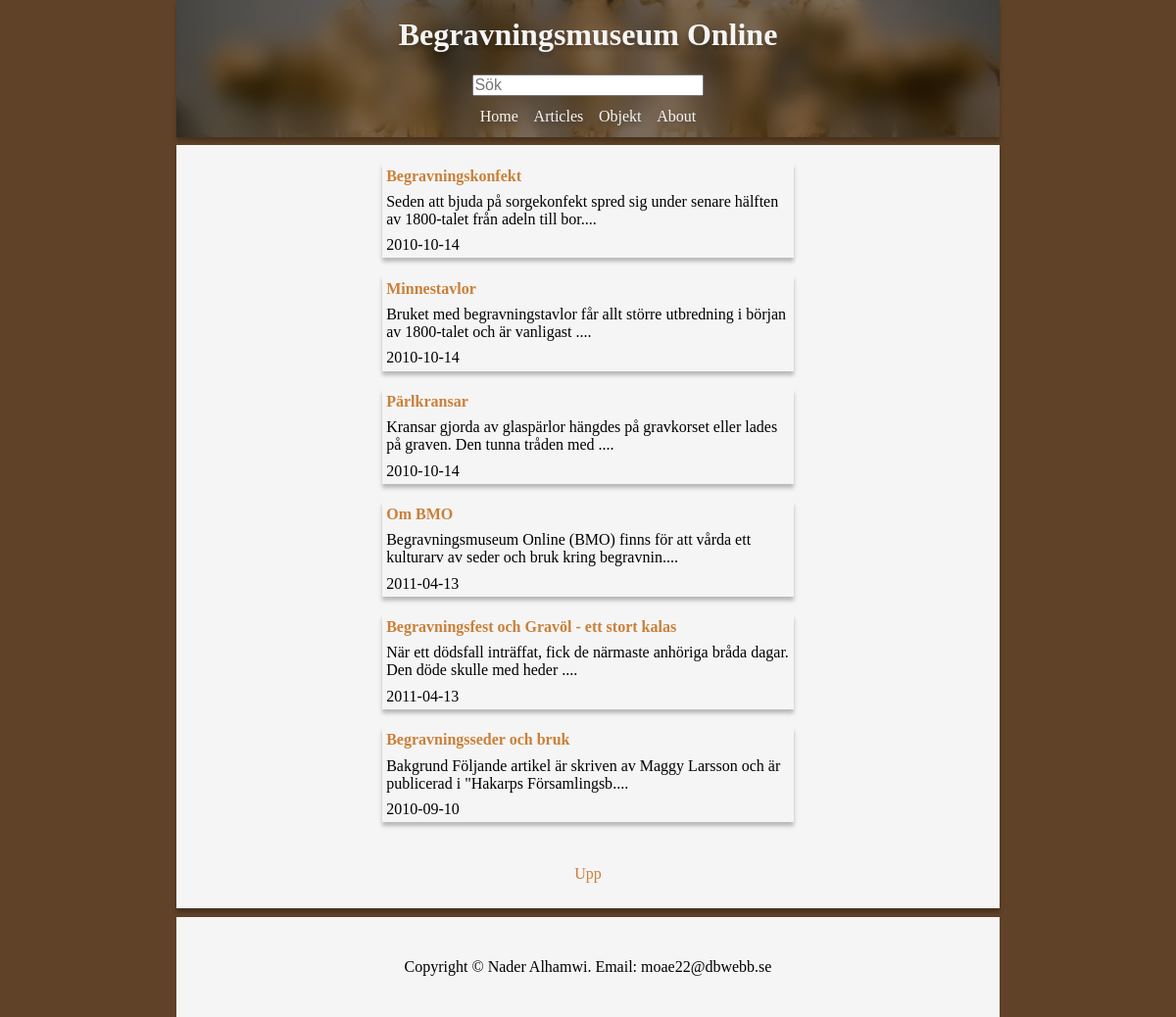
Screenshot of /public/artiklar.php with the database file from the repository.
### tables this page shows
CREATE TABLE "article" ("id" INTEGER PRIMARY KEY  AUTOINCREMENT  NOT NULL  UNIQUE , "category" TEXT, "title" TEXT, "content" TEXT, "author" TEXT, "pubdate" DATETIME NOT NULL  DEFAULT CURRENT_DATE);

### src/functions.php (the view, shortened to what this page needs)
<?php
function connectToDatabase(string $dsn): object
{
    try {
        $db = new PDO($dsn);
        $db->setAttribute(PDO::ATTR_ERRMODE, PDO::ERRMODE_EXCEPTION);
        $db->setAttribute(PDO::ATTR_DEFAULT_FETCH_MODE, PDO::FETCH_ASSOC);
    } catch (PDOException $e) {
        echo "Failed to connect to the database using DSN:<br>'$dsn'<br>";
        throw $e;
    }
    return $db;
}
function get_all_article(string $select = "All")
{
    $fileName = "../db/bmo.sqlite";
    if ($_SERVER["SERVER_NAME"] !== "www.student.bth.se") {
        $fileName = "C:\db\bmo.sqlite";
    }
    $dsn = "sqlite:$fileName";
    $db = connectToDatabase($dsn);
    $sql = <<<EOD
    SELECT *
    FROM article;
    EOD;
    $stmt = $db->prepare($sql);
    $stmt->execute();
    $res = $stmt->fetchAll();
    if ($select == "last_on_date") {
        $sql = <<<EOD
        SELECT *
        FROM article
        WHERE pubdate = (SELECT MAX(pubdate) FROM article) LIMIT 3;
        EOD;
        $stmt = $db->prepare($sql);
        $stmt->execute();
        $res = $stmt->fetchAll();
        ?>
            <table>
                <tr><td><h2>Senaste Articlar</h2></td></tr>
                <?php
                foreach ($res as $row) :
                    $clearContent = substr(str_replace(array('<p>','</p>'), '', $row['content']), 0, 100);
                    ?>
                    <tr>
                        <td>
                            <a href="selected_articel.php?id=<?=$row['id']?>&title=<?=$row['title']?>">
                                <p><?=$row['pubdate']?></p>
                                <h3><?=$row['title']?></h3>
                            </a>
                        </td>
                    </tr>
                <?php endforeach?>
                <tr><td><a href="artiklar.php">Se alla atriklar</a></td></tr>
            </table>
        <?php
    } else {
        foreach ($res as $row) :
            $clearContent = substr(str_replace(array('<p>','</p>','<h2>','</h2>'), '', $row['content']), 0, 100);
            ?>
            <a href="selected_articel.php?title=<?=$row['title']?>&id=<?=$row['id']?>" class="show_article_txt_part">
                <div>
                    <h1><?=$row['title']?></h1>
                    <p><?=$clearContent?>....</p>
                    <p><?=$row['pubdate']?></p>
                </div>
            </a>
        <?php endforeach;
    }
}
    ?>

### public/css/style.css (style rules this page uses)
* { margin: 0; padding: 0; font-size: medium; }
body { background-color: #5f4227; height: 100vh; overflow-y: scroll; }
main a { text-decoration: none; color: #000; transition: 1s; }
main div { width: 70%; margin: auto; }
main .show_article_txt_part { padding: 1%; }
main .show_article_txt_part div { width: 100%; margin: auto; box-shadow: 0px 4px 4px rgba(0, 0, 0, 0.25); }
main .show_article_txt_part div h1 { padding: 1%; color: #ca803a; }
main .show_article_txt_part div p { padding: 1%; }
@media only screen and (min-width: 600px) { * { font-size: 16px; } }
@media only screen and (min-width: 600px) { main .show_article_txt_part div { width: 50%; margin: auto; } }

### rows the page displays
article: title "Begravningskonfekt", content "Seden att bjuda på sorgekonfekt spred sig under senare hälften av 1800-talet från adeln till bor", pubdate "2010-10-14"
article: title "Minnestavlor", content "Bruket med begravningstavlor får allt större utbredning i början av 1800-talet och är vanligast", pubdate "2010-10-14"
article: title "Pärlkransar", content "Kransar gjorda av glaspärlor hängdes på gravkorset eller lades på graven. Den tunna tråden med", pubdate "2010-10-14"
article: title "Om BMO", content "Begravningsmuseum Online (BMO) finns för att vårda ett kulturarv av seder och bruk kring begravnin", pubdate "2011-04-13"
article: title "Begravningsfest och Gravöl - ett stort kalas", content "När ett dödsfall inträffat, fick de närmaste anhöriga bråda dagar. Den döde skulle med heder", pubdate "2011-04-13"
article: title "Begravningsseder och bruk", content "Bakgrund Följande artikel är skriven av Maggy Larsson och är publicerad i \"Hakarps Församlingsb", pubdate "2010-09-10"
